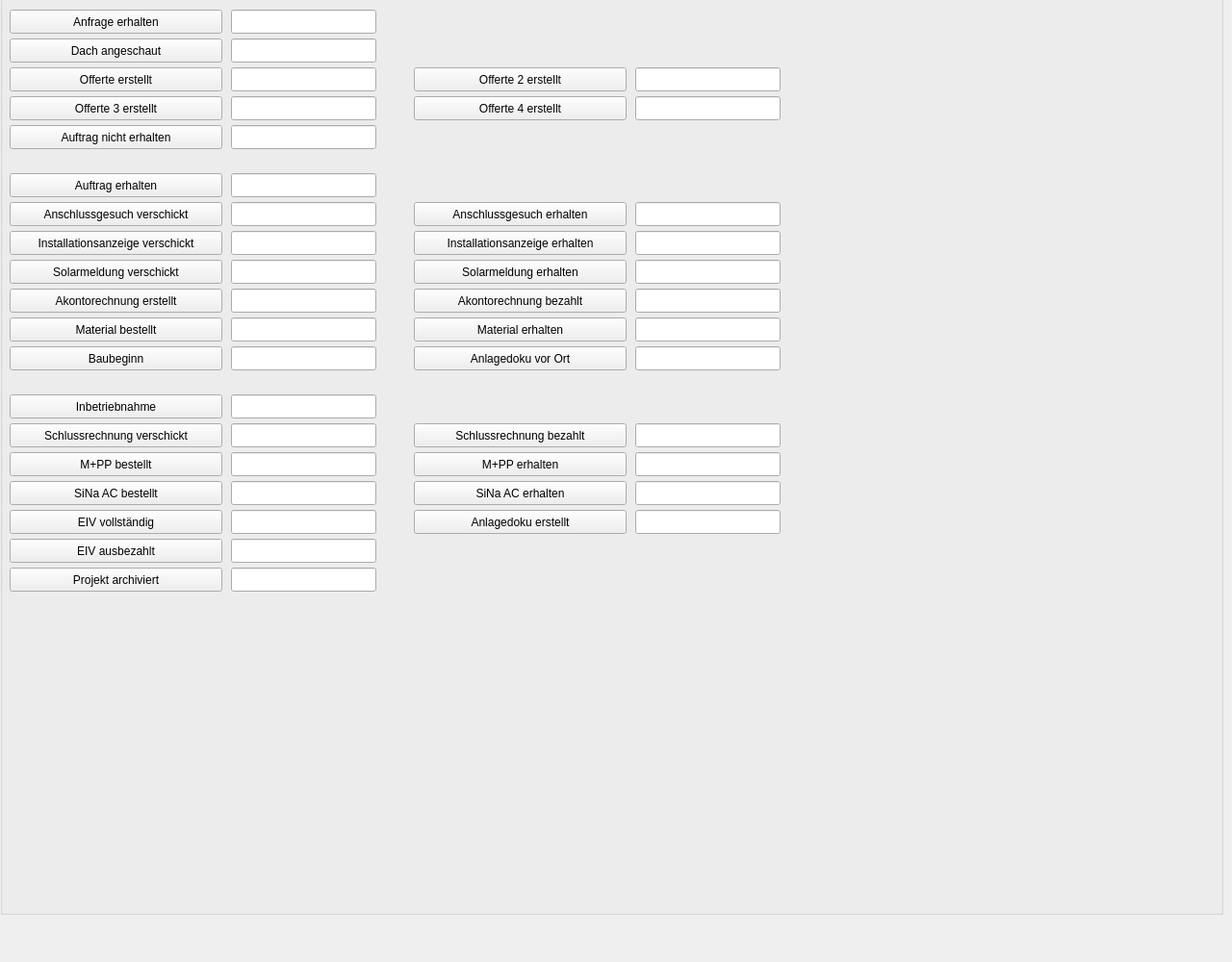
      <widget class="QWidget" name="tabWidgetPage3">
       <attribute name="title">
        <string>Fortschritt</string>
       </attribute>
       <widget class="QGroupBox" name="groupBox_4">
        <property name="geometry">
         <rect>
          <x>0</x>
          <y>-40</y>
          <width>1271</width>
          <height>991</height>
         </rect>
        </property>
        <property name="title">
         <string>Projektfortschritt</string>
        </property>
        <widget class="QPushButton" name="pb_finalInvoiceSent">
         <property name="geometry">
          <rect>
           <x>10</x>
           <y>480</y>
           <width>221</width>
           <height>25</height>
          </rect>
         </property>
         <property name="text">
          <string>Schlussrechnung verschickt</string>
         </property>
        </widget>
        <widget class="QLineEdit" name="pvp_progress_finalInvoiceSent">
         <property name="geometry">
          <rect>
           <x>240</x>
           <y>480</y>
           <width>151</width>
           <height>25</height>
          </rect>
         </property>
        </widget>
        <widget class="QPushButton" name="pb_finalInvoiceSent_2">
         <property name="geometry">
          <rect>
           <x>10</x>
           <y>50</y>
           <width>221</width>
           <height>25</height>
          </rect>
         </property>
         <property name="text">
          <string>Anfrage erhalten</string>
         </property>
        </widget>
        <widget class="QLineEdit" name="pvp_progress_inquiryReceived">
         <property name="geometry">
          <rect>
           <x>240</x>
           <y>50</y>
           <width>151</width>
           <height>25</height>
          </rect>
         </property>
        </widget>
        <widget class="QPushButton" name="pb_finalInvoiceSent_3">
         <property name="geometry">
          <rect>
           <x>10</x>
           <y>80</y>
           <width>221</width>
           <height>25</height>
          </rect>
         </property>
         <property name="text">
          <string>Dach angeschaut</string>
         </property>
        </widget>
        <widget class="QLineEdit" name="pvp_progress_roofMeasured">
         <property name="geometry">
          <rect>
           <x>240</x>
           <y>80</y>
           <width>151</width>
           <height>25</height>
          </rect>
         </property>
        </widget>
        <widget class="QPushButton" name="pb_finalInvoiceSent_4">
         <property name="geometry">
          <rect>
           <x>10</x>
           <y>110</y>
           <width>221</width>
           <height>25</height>
          </rect>
         </property>
         <property name="text">
          <string>Offerte erstellt</string>
         </property>
        </widget>
        <widget class="QLineEdit" name="pvp_progress_quote1Sent">
         <property name="geometry">
          <rect>
           <x>240</x>
           <y>110</y>
           <width>151</width>
           <height>25</height>
          </rect>
         </property>
        </widget>
        <widget class="QPushButton" name="pb_finalInvoiceSent_5">
         <property name="geometry">
          <rect>
           <x>430</x>
           <y>110</y>
           <width>221</width>
           <height>25</height>
          </rect>
         </property>
         <property name="text">
          <string>Offerte 2 erstellt</string>
         </property>
        </widget>
        <widget class="QLineEdit" name="pvp_progress_quote2Sent">
         <property name="geometry">
          <rect>
           <x>660</x>
           <y>110</y>
           <width>151</width>
           <height>25</height>
          </rect>
         </property>
        </widget>
        <widget class="QPushButton" name="pb_finalInvoiceSent_6">
         <property name="geometry">
          <rect>
           <x>10</x>
           <y>140</y>
           <width>221</width>
           <height>25</height>
          </rect>
         </property>
         <property name="text">
          <string>Offerte 3 erstellt</string>
         </property>
        </widget>
        <widget class="QLineEdit" name="pvp_progress_quote3Sent">
         <property name="geometry">
          <rect>
           <x>240</x>
           <y>140</y>
           <width>151</width>
           <height>25</height>
          </rect>
         </property>
        </widget>
        <widget class="QPushButton" name="pb_finalInvoiceSent_7">
         <property name="geometry">
          <rect>
           <x>430</x>
           <y>140</y>
           <width>221</width>
           <height>25</height>
          </rect>
         </property>
         <property name="text">
          <string>Offerte 4 erstellt</string>
         </property>
        </widget>
        <widget class="QLineEdit" name="pvp_progress_quote4Sent">
         <property name="geometry">
          <rect>
           <x>660</x>
           <y>140</y>
           <width>151</width>
           <height>25</height>
          </rect>
         </property>
        </widget>
        <widget class="QPushButton" name="pb_finalInvoiceSent_8">
         <property name="geometry">
          <rect>
           <x>10</x>
           <y>220</y>
           <width>221</width>
           <height>25</height>
          </rect>
         </property>
         <property name="text">
          <string>Auftrag erhalten</string>
         </property>
        </widget>
        <widget class="QLineEdit" name="pvp_progress_orderReceived">
         <property name="geometry">
          <rect>
           <x>240</x>
           <y>220</y>
           <width>151</width>
           <height>25</height>
          </rect>
         </property>
        </widget>
        <widget class="QPushButton" name="pb_finalInvoiceSent_9">
         <property name="geometry">
          <rect>
           <x>10</x>
           <y>250</y>
           <width>221</width>
           <height>25</height>
          </rect>
         </property>
         <property name="text">
          <string>Anschlussgesuch verschickt</string>
         </property>
        </widget>
        <widget class="QLineEdit" name="pvp_progress_tagSent">
         <property name="geometry">
          <rect>
           <x>240</x>
           <y>250</y>
           <width>151</width>
           <height>25</height>
          </rect>
         </property>
        </widget>
        <widget class="QPushButton" name="pb_finalInvoiceSent_10">
         <property name="geometry">
          <rect>
           <x>430</x>
           <y>250</y>
           <width>221</width>
           <height>25</height>
          </rect>
         </property>
         <property name="text">
          <string>Anschlussgesuch erhalten</string>
         </property>
        </widget>
        <widget class="QLineEdit" name="pvp_progress_tagReceived">
         <property name="geometry">
          <rect>
           <x>660</x>
           <y>250</y>
           <width>151</width>
           <height>25</height>
          </rect>
         </property>
        </widget>
        <widget class="QPushButton" name="pb_finalInvoiceSent_11">
         <property name="geometry">
          <rect>
           <x>10</x>
           <y>280</y>
           <width>221</width>
           <height>25</height>
          </rect>
         </property>
         <property name="text">
          <string>Installationsanzeige verschickt</string>
         </property>
        </widget>
        <widget class="QLineEdit" name="pvp_progress_iaSent">
         <property name="geometry">
          <rect>
           <x>240</x>
           <y>280</y>
           <width>151</width>
           <height>25</height>
          </rect>
         </property>
        </widget>
        <widget class="QPushButton" name="pb_finalInvoiceSent_12">
         <property name="geometry">
          <rect>
           <x>430</x>
           <y>280</y>
           <width>221</width>
           <height>25</height>
          </rect>
         </property>
         <property name="text">
          <string>Installationsanzeige erhalten</string>
         </property>
        </widget>
        <widget class="QLineEdit" name="pvp_progress_iaReceived">
         <property name="geometry">
          <rect>
           <x>660</x>
           <y>280</y>
           <width>151</width>
           <height>25</height>
          </rect>
         </property>
        </widget>
        <widget class="QPushButton" name="pb_finalInvoiceSent_13">
         <property name="geometry">
          <rect>
           <x>10</x>
           <y>310</y>
           <width>221</width>
           <height>25</height>
          </rect>
         </property>
         <property name="text">
          <string>Solarmeldung verschickt</string>
         </property>
        </widget>
        <widget class="QLineEdit" name="pvp_progress_bauSent">
         <property name="geometry">
          <rect>
           <x>240</x>
           <y>310</y>
           <width>151</width>
           <height>25</height>
          </rect>
         </property>
        </widget>
        <widget class="QPushButton" name="pb_finalInvoiceSent_14">
         <property name="geometry">
          <rect>
           <x>430</x>
           <y>310</y>
           <width>221</width>
           <height>25</height>
          </rect>
         </property>
         <property name="text">
          <string>Solarmeldung erhalten</string>
         </property>
        </widget>
        <widget class="QLineEdit" name="pvp_progress_bauReceived">
         <property name="geometry">
          <rect>
           <x>660</x>
           <y>310</y>
           <width>151</width>
           <height>25</height>
          </rect>
         </property>
        </widget>
        <widget class="QPushButton" name="pb_finalInvoiceSent_15">
         <property name="geometry">
          <rect>
           <x>10</x>
           <y>340</y>
           <width>221</width>
           <height>25</height>
          </rect>
         </property>
         <property name="text">
          <string>Akontorechnung erstellt</string>
         </property>
        </widget>
        <widget class="QLineEdit" name="pvp_progress_partialInvoiceSent">
         <property name="geometry">
          <rect>
           <x>240</x>
           <y>340</y>
           <width>151</width>
           <height>25</height>
          </rect>
         </property>
        </widget>
        <widget class="QPushButton" name="pb_finalInvoiceSent_16">
         <property name="geometry">
          <rect>
           <x>430</x>
           <y>340</y>
           <width>221</width>
           <height>25</height>
          </rect>
         </property>
         <property name="text">
          <string>Akontorechnung bezahlt</string>
         </property>
        </widget>
        <widget class="QLineEdit" name="pvp_progress_partialInvoiceReceived">
         <property name="geometry">
          <rect>
           <x>660</x>
           <y>340</y>
           <width>151</width>
           <height>25</height>
          </rect>
         </property>
        </widget>
        <widget class="QPushButton" name="pb_finalInvoiceSent_17">
         <property name="geometry">
          <rect>
           <x>10</x>
           <y>370</y>
           <width>221</width>
           <height>25</height>
          </rect>
         </property>
         <property name="text">
          <string>Material bestellt</string>
         </property>
        </widget>
        <widget class="QLineEdit" name="pvp_progress_materialOrdered">
         <property name="geometry">
          <rect>
           <x>240</x>
           <y>370</y>
           <width>151</width>
           <height>25</height>
          </rect>
         </property>
        </widget>
        <widget class="QPushButton" name="pb_finalInvoiceSent_18">
         <property name="geometry">
          <rect>
           <x>430</x>
           <y>370</y>
           <width>221</width>
           <height>25</height>
          </rect>
         </property>
         <property name="text">
          <string>Material erhalten</string>
         </property>
        </widget>
        <widget class="QLineEdit" name="pvp_progress_materialReceived">
         <property name="geometry">
          <rect>
           <x>660</x>
           <y>370</y>
           <width>151</width>
           <height>25</height>
          </rect>
         </property>
        </widget>
        <widget class="QPushButton" name="pb_finalInvoiceSent_19">
         <property name="geometry">
          <rect>
           <x>10</x>
           <y>400</y>
           <width>221</width>
           <height>25</height>
          </rect>
         </property>
         <property name="text">
          <string>Baubeginn</string>
         </property>
        </widget>
        <widget class="QLineEdit" name="pvp_progress_constructionStart">
         <property name="geometry">
          <rect>
           <x>240</x>
           <y>400</y>
           <width>151</width>
           <height>25</height>
          </rect>
         </property>
        </widget>
        <widget class="QPushButton" name="pb_finalInvoiceSent_20">
         <property name="geometry">
          <rect>
           <x>10</x>
           <y>450</y>
           <width>221</width>
           <height>25</height>
          </rect>
         </property>
         <property name="text">
          <string>Inbetriebnahme</string>
         </property>
        </widget>
        <widget class="QLineEdit" name="pvp_progress_launch">
         <property name="geometry">
          <rect>
           <x>240</x>
           <y>450</y>
           <width>151</width>
           <height>25</height>
          </rect>
         </property>
        </widget>
        <widget class="QPushButton" name="pb_finalInvoiceSent_21">
         <property name="geometry">
          <rect>
           <x>430</x>
           <y>570</y>
           <width>221</width>
           <height>25</height>
          </rect>
         </property>
         <property name="text">
          <string>Anlagedoku erstellt</string>
         </property>
        </widget>
        <widget class="QLineEdit" name="pvp_progress_documentationCreated">
         <property name="geometry">
          <rect>
           <x>660</x>
           <y>570</y>
           <width>151</width>
           <height>25</height>
          </rect>
         </property>
        </widget>
        <widget class="QPushButton" name="pb_finalInvoiceSent_22">
         <property name="geometry">
          <rect>
           <x>430</x>
           <y>400</y>
           <width>221</width>
           <height>25</height>
          </rect>
         </property>
         <property name="text">
          <string>Anlagedoku vor Ort</string>
         </property>
        </widget>
        <widget class="QLineEdit" name="pvp_progress_documentationPlaced">
         <property name="geometry">
          <rect>
           <x>660</x>
           <y>400</y>
           <width>151</width>
           <height>25</height>
          </rect>
         </property>
        </widget>
        <widget class="QPushButton" name="pb_finalInvoiceSent_23">
         <property name="geometry">
          <rect>
           <x>430</x>
           <y>480</y>
           <width>221</width>
           <height>25</height>
          </rect>
         </property>
         <property name="text">
          <string>Schlussrechnung bezahlt</string>
         </property>
        </widget>
        <widget class="QLineEdit" name="pvp_progress_finalInvoiceReceived">
         <property name="geometry">
          <rect>
           <x>660</x>
           <y>480</y>
           <width>151</width>
           <height>25</height>
          </rect>
         </property>
        </widget>
        <widget class="QPushButton" name="pb_finalInvoiceSent_24">
         <property name="geometry">
          <rect>
           <x>10</x>
           <y>510</y>
           <width>221</width>
           <height>25</height>
          </rect>
         </property>
         <property name="text">
          <string>M+PP bestellt</string>
         </property>
        </widget>
        <widget class="QLineEdit" name="pvp_progress_siNaDcOrdered">
         <property name="geometry">
          <rect>
           <x>240</x>
           <y>510</y>
           <width>151</width>
           <height>25</height>
          </rect>
         </property>
        </widget>
        <widget class="QPushButton" name="pb_finalInvoiceSent_25">
         <property name="geometry">
          <rect>
           <x>430</x>
           <y>510</y>
           <width>221</width>
           <height>25</height>
          </rect>
         </property>
         <property name="text">
          <string>M+PP erhalten</string>
         </property>
        </widget>
        <widget class="QLineEdit" name="pvp_progress_siNaDcReceived">
         <property name="geometry">
          <rect>
           <x>660</x>
           <y>510</y>
           <width>151</width>
           <height>25</height>
          </rect>
         </property>
        </widget>
        <widget class="QPushButton" name="pb_finalInvoiceSent_26">
         <property name="geometry">
          <rect>
           <x>10</x>
           <y>540</y>
           <width>221</width>
           <height>25</height>
          </rect>
         </property>
         <property name="text">
          <string>SiNa AC bestellt</string>
         </property>
        </widget>
        <widget class="QLineEdit" name="pvp_progress_siNaAcOrdered">
         <property name="geometry">
          <rect>
           <x>240</x>
           <y>540</y>
           <width>151</width>
           <height>25</height>
          </rect>
         </property>
        </widget>
        <widget class="QPushButton" name="pb_finalInvoiceSent_27">
         <property name="geometry">
          <rect>
           <x>430</x>
           <y>540</y>
           <width>221</width>
           <height>25</height>
          </rect>
         </property>
         <property name="text">
          <string>SiNa AC erhalten</string>
         </property>
        </widget>
        <widget class="QLineEdit" name="pvp_progress_siNaAcReceived">
         <property name="geometry">
          <rect>
           <x>660</x>
           <y>540</y>
           <width>151</width>
           <height>25</height>
          </rect>
         </property>
        </widget>
        <widget class="QPushButton" name="pb_finalInvoiceSent_28">
         <property name="geometry">
          <rect>
           <x>10</x>
           <y>570</y>
           <width>221</width>
           <height>25</height>
          </rect>
         </property>
         <property name="text">
          <string>EIV vollständig</string>
         </property>
        </widget>
        <widget class="QLineEdit" name="pvp_progress_eivComplete">
         <property name="geometry">
          <rect>
           <x>240</x>
           <y>570</y>
           <width>151</width>
           <height>25</height>
          </rect>
         </property>
        </widget>
        <widget class="QPushButton" name="pb_finalInvoiceSent_29">
         <property name="geometry">
          <rect>
           <x>10</x>
           <y>600</y>
           <width>221</width>
           <height>25</height>
          </rect>
         </property>
         <property name="text">
          <string>EIV ausbezahlt</string>
         </property>
        </widget>
        <widget class="QLineEdit" name="pvp_progress_eivPayed">
         <property name="geometry">
          <rect>
           <x>240</x>
           <y>600</y>
           <width>151</width>
           <height>25</height>
          </rect>
         </property>
        </widget>
        <widget class="QPushButton" name="pb_orderRejected">
         <property name="geometry">
          <rect>
           <x>10</x>
           <y>170</y>
           <width>221</width>
           <height>25</height>
          </rect>
         </property>
         <property name="text">
          <string>Auftrag nicht erhalten</string>
         </property>
        </widget>
        <widget class="QLineEdit" name="pvp_progress_orderRejected">
         <property name="geometry">
          <rect>
           <x>240</x>
           <y>170</y>
           <width>151</width>
           <height>25</height>
          </rect>
         </property>
        </widget>
        <widget class="QPushButton" name="pb_archived">
         <property name="geometry">
          <rect>
           <x>10</x>
           <y>630</y>
           <width>221</width>
           <height>25</height>
          </rect>
         </property>
         <property name="text">
          <string>Projekt archiviert</string>
         </property>
        </widget>
        <widget class="QLineEdit" name="pvp_progress_archived">
         <property name="geometry">
          <rect>
           <x>240</x>
           <y>630</y>
           <width>151</width>
           <height>25</height>
          </rect>
         </property>
        </widget>
       </widget>
      </widget>
